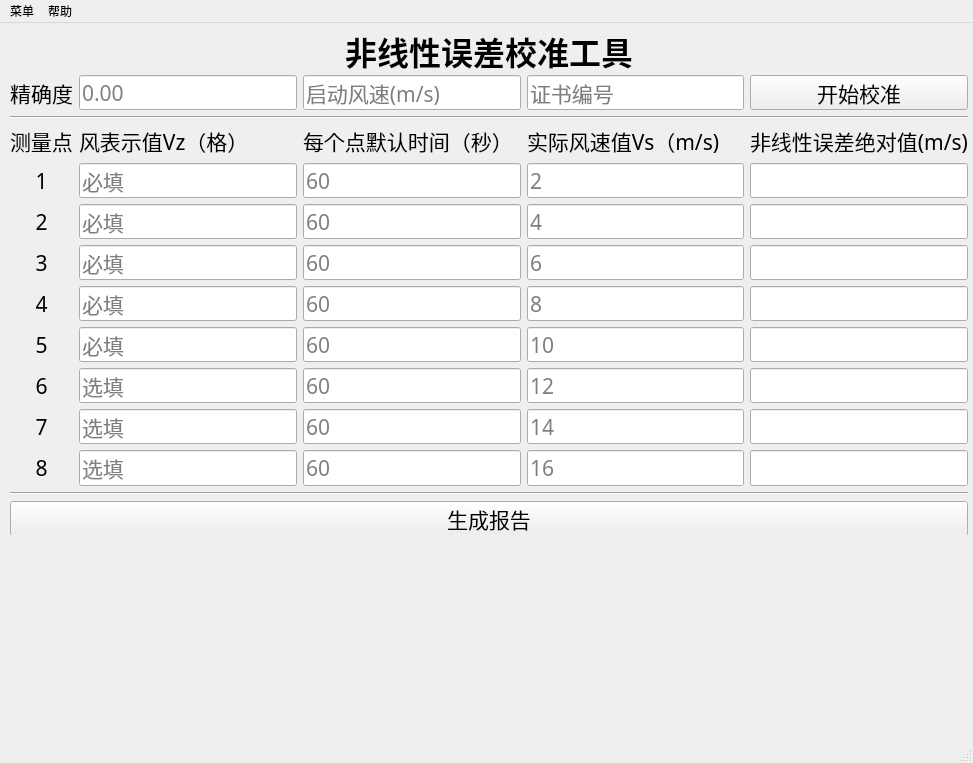
<?xml version="1.0" encoding="UTF-8"?>
<ui version="4.0">
 <class>MainWindow</class>
 <widget class="QMainWindow" name="MainWindow">
  <property name="geometry">
   <rect>
    <x>0</x>
    <y>0</y>
    <width>973</width>
    <height>763</height>
   </rect>
  </property>
  <property name="font">
   <font>
    <pointsize>20</pointsize>
   </font>
  </property>
  <property name="windowTitle">
   <string>非线性误差校准工具</string>
  </property>
  <property name="windowIcon">
   <iconset>
    <normaloff>icon.png</normaloff>icon.png</iconset>
  </property>
  <property name="styleSheet">
   <string notr="true">QPushButton
{
border-color: rgb(255, 255, 255);
}
QTextBrowser
{
border-color: rgb(255, 255, 255);
}</string>
  </property>
  <widget class="QWidget" name="centralwidget">
   <widget class="QWidget" name="verticalLayoutWidget">
    <property name="geometry">
     <rect>
      <x>10</x>
      <y>10</y>
      <width>958</width>
      <height>502</height>
     </rect>
    </property>
    <layout class="QVBoxLayout" name="verticalLayout_2">
     <item>
      <layout class="QGridLayout" name="gridLayout_3">
       <property name="sizeConstraint">
        <enum>QLayout::SetDefaultConstraint</enum>
       </property>
       <item row="1" column="2">
        <widget class="QLineEdit" name="input_02">
         <property name="font">
          <font>
           <family>微软雅黑</family>
           <pointsize>16</pointsize>
          </font>
         </property>
         <property name="text">
          <string/>
         </property>
         <property name="placeholderText">
          <string>启动风速(m/s)</string>
         </property>
        </widget>
       </item>
       <item row="7" column="4">
        <widget class="QLineEdit" name="input_44">
         <property name="font">
          <font>
           <family>微软雅黑</family>
           <pointsize>16</pointsize>
          </font>
         </property>
         <property name="autoFillBackground">
          <bool>false</bool>
         </property>
         <property name="readOnly">
          <bool>true</bool>
         </property>
        </widget>
       </item>
       <item row="9" column="4">
        <widget class="QLineEdit" name="input_64">
         <property name="font">
          <font>
           <family>微软雅黑</family>
           <pointsize>16</pointsize>
          </font>
         </property>
         <property name="autoFillBackground">
          <bool>false</bool>
         </property>
         <property name="readOnly">
          <bool>true</bool>
         </property>
        </widget>
       </item>
       <item row="3" column="4">
        <widget class="QLabel" name="label_12">
         <property name="font">
          <font>
           <family>微软雅黑</family>
           <pointsize>16</pointsize>
          </font>
         </property>
         <property name="text">
          <string>非线性误差绝对值(m/s)</string>
         </property>
        </widget>
       </item>
       <item row="6" column="3">
        <widget class="QLineEdit" name="input_33">
         <property name="font">
          <font>
           <family>微软雅黑</family>
           <pointsize>16</pointsize>
          </font>
         </property>
         <property name="placeholderText">
          <string>6</string>
         </property>
        </widget>
       </item>
       <item row="4" column="3">
        <widget class="QLineEdit" name="input_13">
         <property name="font">
          <font>
           <family>微软雅黑</family>
           <pointsize>16</pointsize>
          </font>
         </property>
         <property name="placeholderText">
          <string>2</string>
         </property>
        </widget>
       </item>
       <item row="9" column="0">
        <widget class="QLabel" name="label_11">
         <property name="font">
          <font>
           <family>微软雅黑</family>
           <pointsize>16</pointsize>
          </font>
         </property>
         <property name="text">
          <string>6</string>
         </property>
         <property name="alignment">
          <set>Qt::AlignCenter</set>
         </property>
        </widget>
       </item>
       <item row="3" column="3">
        <widget class="QLabel" name="label_4">
         <property name="font">
          <font>
           <family>微软雅黑</family>
           <pointsize>16</pointsize>
          </font>
         </property>
         <property name="text">
          <string>实际风速值Vs（m/s)</string>
         </property>
        </widget>
       </item>
       <item row="8" column="0">
        <widget class="QLabel" name="label_9">
         <property name="font">
          <font>
           <family>微软雅黑</family>
           <pointsize>16</pointsize>
          </font>
         </property>
         <property name="text">
          <string>5</string>
         </property>
         <property name="alignment">
          <set>Qt::AlignCenter</set>
         </property>
        </widget>
       </item>
       <item row="4" column="0">
        <widget class="QLabel" name="label_5">
         <property name="font">
          <font>
           <family>微软雅黑</family>
           <pointsize>16</pointsize>
          </font>
         </property>
         <property name="text">
          <string>1</string>
         </property>
         <property name="alignment">
          <set>Qt::AlignCenter</set>
         </property>
        </widget>
       </item>
       <item row="9" column="3">
        <widget class="QLineEdit" name="input_63">
         <property name="font">
          <font>
           <family>微软雅黑</family>
           <pointsize>16</pointsize>
          </font>
         </property>
         <property name="placeholderText">
          <string>12</string>
         </property>
        </widget>
       </item>
       <item row="5" column="4">
        <widget class="QLineEdit" name="input_24">
         <property name="font">
          <font>
           <family>微软雅黑</family>
           <pointsize>16</pointsize>
          </font>
         </property>
         <property name="autoFillBackground">
          <bool>false</bool>
         </property>
         <property name="readOnly">
          <bool>true</bool>
         </property>
        </widget>
       </item>
       <item row="12" column="0" colspan="5">
        <widget class="Line" name="line">
         <property name="orientation">
          <enum>Qt::Horizontal</enum>
         </property>
        </widget>
       </item>
       <item row="3" column="1">
        <widget class="QLabel" name="label_2">
         <property name="font">
          <font>
           <family>微软雅黑</family>
           <pointsize>16</pointsize>
          </font>
         </property>
         <property name="text">
          <string>风表示值Vz（格） </string>
         </property>
        </widget>
       </item>
       <item row="8" column="3">
        <widget class="QLineEdit" name="input_53">
         <property name="font">
          <font>
           <family>微软雅黑</family>
           <pointsize>16</pointsize>
          </font>
         </property>
         <property name="placeholderText">
          <string>10</string>
         </property>
        </widget>
       </item>
       <item row="8" column="2">
        <widget class="QLineEdit" name="input_52">
         <property name="font">
          <font>
           <family>微软雅黑</family>
           <pointsize>16</pointsize>
          </font>
         </property>
         <property name="placeholderText">
          <string>60</string>
         </property>
        </widget>
       </item>
       <item row="7" column="3">
        <widget class="QLineEdit" name="input_43">
         <property name="font">
          <font>
           <family>微软雅黑</family>
           <pointsize>16</pointsize>
          </font>
         </property>
         <property name="placeholderText">
          <string>8</string>
         </property>
        </widget>
       </item>
       <item row="5" column="3">
        <widget class="QLineEdit" name="input_23">
         <property name="font">
          <font>
           <family>微软雅黑</family>
           <pointsize>16</pointsize>
          </font>
         </property>
         <property name="placeholderText">
          <string>4</string>
         </property>
        </widget>
       </item>
       <item row="6" column="0">
        <widget class="QLabel" name="label_7">
         <property name="font">
          <font>
           <family>微软雅黑</family>
           <pointsize>16</pointsize>
          </font>
         </property>
         <property name="text">
          <string>3</string>
         </property>
         <property name="alignment">
          <set>Qt::AlignCenter</set>
         </property>
        </widget>
       </item>
       <item row="7" column="0">
        <widget class="QLabel" name="label_8">
         <property name="font">
          <font>
           <family>微软雅黑</family>
           <pointsize>16</pointsize>
          </font>
         </property>
         <property name="text">
          <string>4</string>
         </property>
         <property name="alignment">
          <set>Qt::AlignCenter</set>
         </property>
        </widget>
       </item>
       <item row="4" column="2">
        <widget class="QLineEdit" name="input_12">
         <property name="font">
          <font>
           <family>微软雅黑</family>
           <pointsize>16</pointsize>
          </font>
         </property>
         <property name="placeholderText">
          <string>60</string>
         </property>
        </widget>
       </item>
       <item row="3" column="2">
        <widget class="QLabel" name="label_10">
         <property name="font">
          <font>
           <family>微软雅黑</family>
           <pointsize>16</pointsize>
          </font>
         </property>
         <property name="text">
          <string>每个点默认时间（秒）</string>
         </property>
        </widget>
       </item>
       <item row="4" column="1">
        <widget class="QLineEdit" name="input_11">
         <property name="font">
          <font>
           <family>微软雅黑</family>
           <pointsize>16</pointsize>
          </font>
         </property>
         <property name="text">
          <string/>
         </property>
         <property name="placeholderText">
          <string>必填</string>
         </property>
        </widget>
       </item>
       <item row="6" column="2">
        <widget class="QLineEdit" name="input_32">
         <property name="font">
          <font>
           <family>微软雅黑</family>
           <pointsize>16</pointsize>
          </font>
         </property>
         <property name="placeholderText">
          <string>60</string>
         </property>
        </widget>
       </item>
       <item row="7" column="2">
        <widget class="QLineEdit" name="input_42">
         <property name="font">
          <font>
           <family>微软雅黑</family>
           <pointsize>16</pointsize>
          </font>
         </property>
         <property name="placeholderText">
          <string>60</string>
         </property>
        </widget>
       </item>
       <item row="6" column="4">
        <widget class="QLineEdit" name="input_34">
         <property name="font">
          <font>
           <family>微软雅黑</family>
           <pointsize>16</pointsize>
          </font>
         </property>
         <property name="autoFillBackground">
          <bool>false</bool>
         </property>
         <property name="readOnly">
          <bool>true</bool>
         </property>
        </widget>
       </item>
       <item row="5" column="0">
        <widget class="QLabel" name="label_6">
         <property name="font">
          <font>
           <family>微软雅黑</family>
           <pointsize>16</pointsize>
          </font>
         </property>
         <property name="text">
          <string>2</string>
         </property>
         <property name="alignment">
          <set>Qt::AlignCenter</set>
         </property>
        </widget>
       </item>
       <item row="5" column="2">
        <widget class="QLineEdit" name="input_22">
         <property name="font">
          <font>
           <family>微软雅黑</family>
           <pointsize>16</pointsize>
          </font>
         </property>
         <property name="placeholderText">
          <string>60</string>
         </property>
        </widget>
       </item>
       <item row="8" column="4">
        <widget class="QLineEdit" name="input_54">
         <property name="font">
          <font>
           <family>微软雅黑</family>
           <pointsize>16</pointsize>
          </font>
         </property>
         <property name="autoFillBackground">
          <bool>false</bool>
         </property>
         <property name="readOnly">
          <bool>true</bool>
         </property>
        </widget>
       </item>
       <item row="4" column="4">
        <widget class="QLineEdit" name="input_14">
         <property name="font">
          <font>
           <family>微软雅黑</family>
           <pointsize>16</pointsize>
          </font>
         </property>
         <property name="autoFillBackground">
          <bool>false</bool>
         </property>
         <property name="readOnly">
          <bool>true</bool>
         </property>
        </widget>
       </item>
       <item row="9" column="2">
        <widget class="QLineEdit" name="input_62">
         <property name="font">
          <font>
           <family>微软雅黑</family>
           <pointsize>16</pointsize>
          </font>
         </property>
         <property name="placeholderText">
          <string>60</string>
         </property>
        </widget>
       </item>
       <item row="5" column="1">
        <widget class="QLineEdit" name="input_21">
         <property name="font">
          <font>
           <family>微软雅黑</family>
           <pointsize>16</pointsize>
          </font>
         </property>
         <property name="text">
          <string/>
         </property>
         <property name="placeholderText">
          <string>必填</string>
         </property>
        </widget>
       </item>
       <item row="8" column="1">
        <widget class="QLineEdit" name="input_51">
         <property name="font">
          <font>
           <family>微软雅黑</family>
           <pointsize>16</pointsize>
          </font>
         </property>
         <property name="text">
          <string/>
         </property>
         <property name="placeholderText">
          <string>必填</string>
         </property>
        </widget>
       </item>
       <item row="9" column="1">
        <widget class="QLineEdit" name="input_61">
         <property name="font">
          <font>
           <family>微软雅黑</family>
           <pointsize>16</pointsize>
          </font>
         </property>
         <property name="text">
          <string/>
         </property>
         <property name="placeholderText">
          <string>选填</string>
         </property>
        </widget>
       </item>
       <item row="0" column="0" colspan="5">
        <widget class="QLabel" name="label">
         <property name="font">
          <font>
           <family>微软雅黑</family>
           <pointsize>24</pointsize>
           <weight>75</weight>
           <bold>true</bold>
          </font>
         </property>
         <property name="text">
          <string>非线性误差校准工具</string>
         </property>
         <property name="alignment">
          <set>Qt::AlignCenter</set>
         </property>
        </widget>
       </item>
       <item row="11" column="2">
        <widget class="QLineEdit" name="input_82">
         <property name="font">
          <font>
           <family>微软雅黑</family>
           <pointsize>16</pointsize>
          </font>
         </property>
         <property name="placeholderText">
          <string>60</string>
         </property>
        </widget>
       </item>
       <item row="6" column="1">
        <widget class="QLineEdit" name="input_31">
         <property name="font">
          <font>
           <family>微软雅黑</family>
           <pointsize>16</pointsize>
          </font>
         </property>
         <property name="text">
          <string/>
         </property>
         <property name="placeholderText">
          <string>必填</string>
         </property>
        </widget>
       </item>
       <item row="7" column="1">
        <widget class="QLineEdit" name="input_41">
         <property name="font">
          <font>
           <family>微软雅黑</family>
           <pointsize>16</pointsize>
          </font>
         </property>
         <property name="text">
          <string/>
         </property>
         <property name="placeholderText">
          <string>必填</string>
         </property>
        </widget>
       </item>
       <item row="11" column="1">
        <widget class="QLineEdit" name="input_81">
         <property name="font">
          <font>
           <family>微软雅黑</family>
           <pointsize>16</pointsize>
          </font>
         </property>
         <property name="text">
          <string/>
         </property>
         <property name="placeholderText">
          <string>选填</string>
         </property>
        </widget>
       </item>
       <item row="10" column="3">
        <widget class="QLineEdit" name="input_73">
         <property name="font">
          <font>
           <family>微软雅黑</family>
           <pointsize>16</pointsize>
          </font>
         </property>
         <property name="text">
          <string/>
         </property>
         <property name="placeholderText">
          <string>14</string>
         </property>
        </widget>
       </item>
       <item row="11" column="0">
        <widget class="QLabel" name="label_33">
         <property name="font">
          <font>
           <family>微软雅黑</family>
           <pointsize>16</pointsize>
          </font>
         </property>
         <property name="text">
          <string>8</string>
         </property>
         <property name="alignment">
          <set>Qt::AlignCenter</set>
         </property>
        </widget>
       </item>
       <item row="2" column="0" colspan="5">
        <widget class="Line" name="line_2">
         <property name="orientation">
          <enum>Qt::Horizontal</enum>
         </property>
        </widget>
       </item>
       <item row="10" column="4">
        <widget class="QLineEdit" name="input_74">
         <property name="font">
          <font>
           <family>微软雅黑</family>
           <pointsize>16</pointsize>
          </font>
         </property>
         <property name="autoFillBackground">
          <bool>false</bool>
         </property>
         <property name="readOnly">
          <bool>true</bool>
         </property>
        </widget>
       </item>
       <item row="10" column="0">
        <widget class="QLabel" name="label_32">
         <property name="font">
          <font>
           <family>微软雅黑</family>
           <pointsize>16</pointsize>
          </font>
         </property>
         <property name="text">
          <string>7</string>
         </property>
         <property name="alignment">
          <set>Qt::AlignCenter</set>
         </property>
        </widget>
       </item>
       <item row="3" column="0">
        <widget class="QLabel" name="label_3">
         <property name="font">
          <font>
           <family>微软雅黑</family>
           <pointsize>16</pointsize>
          </font>
         </property>
         <property name="text">
          <string>测量点</string>
         </property>
        </widget>
       </item>
       <item row="11" column="4">
        <widget class="QLineEdit" name="input_84">
         <property name="font">
          <font>
           <family>微软雅黑</family>
           <pointsize>16</pointsize>
          </font>
         </property>
         <property name="autoFillBackground">
          <bool>false</bool>
         </property>
         <property name="readOnly">
          <bool>true</bool>
         </property>
        </widget>
       </item>
       <item row="10" column="1">
        <widget class="QLineEdit" name="input_71">
         <property name="font">
          <font>
           <family>微软雅黑</family>
           <pointsize>16</pointsize>
          </font>
         </property>
         <property name="text">
          <string/>
         </property>
         <property name="placeholderText">
          <string>选填</string>
         </property>
        </widget>
       </item>
       <item row="10" column="2">
        <widget class="QLineEdit" name="input_72">
         <property name="font">
          <font>
           <family>微软雅黑</family>
           <pointsize>16</pointsize>
          </font>
         </property>
         <property name="placeholderText">
          <string>60</string>
         </property>
        </widget>
       </item>
       <item row="11" column="3">
        <widget class="QLineEdit" name="input_83">
         <property name="font">
          <font>
           <family>微软雅黑</family>
           <pointsize>16</pointsize>
          </font>
         </property>
         <property name="text">
          <string/>
         </property>
         <property name="placeholderText">
          <string>16</string>
         </property>
        </widget>
       </item>
       <item row="13" column="0" colspan="5">
        <widget class="QPushButton" name="btn_gen">
         <property name="font">
          <font>
           <family>微软雅黑</family>
           <pointsize>16</pointsize>
          </font>
         </property>
         <property name="text">
          <string>生成报告</string>
         </property>
        </widget>
       </item>
       <item row="1" column="0">
        <widget class="QLabel" name="label_14">
         <property name="font">
          <font>
           <family>微软雅黑</family>
           <pointsize>16</pointsize>
          </font>
         </property>
         <property name="text">
          <string>精确度</string>
         </property>
         <property name="alignment">
          <set>Qt::AlignRight|Qt::AlignTrailing|Qt::AlignVCenter</set>
         </property>
        </widget>
       </item>
       <item row="1" column="1">
        <widget class="QLineEdit" name="input_01">
         <property name="font">
          <font>
           <family>微软雅黑</family>
           <pointsize>16</pointsize>
          </font>
         </property>
         <property name="text">
          <string/>
         </property>
         <property name="placeholderText">
          <string>0.00</string>
         </property>
        </widget>
       </item>
       <item row="1" column="4">
        <widget class="QPushButton" name="btn_reg">
         <property name="font">
          <font>
           <family>微软雅黑</family>
           <pointsize>16</pointsize>
          </font>
         </property>
         <property name="cursor">
          <cursorShape>ArrowCursor</cursorShape>
         </property>
         <property name="styleSheet">
          <string notr="true"/>
         </property>
         <property name="text">
          <string>开始校准</string>
         </property>
        </widget>
       </item>
       <item row="1" column="3">
        <widget class="QLineEdit" name="input_03">
         <property name="font">
          <font>
           <family>微软雅黑</family>
           <pointsize>16</pointsize>
          </font>
         </property>
         <property name="text">
          <string/>
         </property>
         <property name="placeholderText">
          <string>证书编号</string>
         </property>
        </widget>
       </item>
      </layout>
     </item>
    </layout>
   </widget>
  </widget>
  <widget class="QMenuBar" name="menubar">
   <property name="geometry">
    <rect>
     <x>0</x>
     <y>0</y>
     <width>973</width>
     <height>23</height>
    </rect>
   </property>
   <widget class="QMenu" name="menu">
    <property name="title">
     <string>菜单</string>
    </property>
    <addaction name="action_2"/>
    <addaction name="separator"/>
    <addaction name="action_4"/>
   </widget>
   <widget class="QMenu" name="menu_2">
    <property name="title">
     <string>帮助</string>
    </property>
    <addaction name="separator"/>
    <addaction name="action_6"/>
    <addaction name="separator"/>
    <addaction name="action_8"/>
   </widget>
   <addaction name="menu"/>
   <addaction name="menu_2"/>
  </widget>
  <widget class="QStatusBar" name="statusbar"/>
  <action name="action">
   <property name="text">
    <string>使用指南</string>
   </property>
  </action>
  <action name="action_3">
   <property name="text">
    <string>关于</string>
   </property>
  </action>
  <action name="action_2">
   <property name="text">
    <string>设置</string>
   </property>
  </action>
  <action name="action_4">
   <property name="text">
    <string>退出</string>
   </property>
  </action>
  <action name="action_6">
   <property name="text">
    <string>使用指南</string>
   </property>
  </action>
  <action name="action_8">
   <property name="text">
    <string>关于</string>
   </property>
  </action>
 </widget>
 <tabstops>
  <tabstop>input_01</tabstop>
  <tabstop>input_02</tabstop>
  <tabstop>input_03</tabstop>
  <tabstop>btn_reg</tabstop>
  <tabstop>input_11</tabstop>
  <tabstop>input_12</tabstop>
  <tabstop>input_13</tabstop>
  <tabstop>input_21</tabstop>
  <tabstop>input_22</tabstop>
  <tabstop>input_23</tabstop>
  <tabstop>input_31</tabstop>
  <tabstop>input_32</tabstop>
  <tabstop>input_33</tabstop>
  <tabstop>input_41</tabstop>
  <tabstop>input_42</tabstop>
  <tabstop>input_43</tabstop>
  <tabstop>input_51</tabstop>
  <tabstop>input_52</tabstop>
  <tabstop>input_53</tabstop>
  <tabstop>input_61</tabstop>
  <tabstop>input_62</tabstop>
  <tabstop>input_63</tabstop>
  <tabstop>input_71</tabstop>
  <tabstop>input_72</tabstop>
  <tabstop>input_73</tabstop>
  <tabstop>input_81</tabstop>
  <tabstop>input_82</tabstop>
  <tabstop>input_83</tabstop>
  <tabstop>btn_gen</tabstop>
  <tabstop>input_14</tabstop>
  <tabstop>input_24</tabstop>
  <tabstop>input_34</tabstop>
  <tabstop>input_44</tabstop>
  <tabstop>input_54</tabstop>
  <tabstop>input_64</tabstop>
  <tabstop>input_74</tabstop>
  <tabstop>input_84</tabstop>
 </tabstops>
 <resources/>
 <connections>
  <connection>
   <sender>btn_reg</sender>
   <signal>clicked()</signal>
   <receiver>MainWindow</receiver>
   <slot>start()</slot>
   <hints>
    <hint type="sourcelabel">
     <x>852</x>
     <y>118</y>
    </hint>
    <hint type="destinationlabel">
     <x>844</x>
     <y>624</y>
    </hint>
   </hints>
  </connection>
  <connection>
   <sender>action_4</sender>
   <signal>triggered()</signal>
   <receiver>MainWindow</receiver>
   <slot>close()</slot>
   <hints>
    <hint type="sourcelabel">
     <x>-1</x>
     <y>-1</y>
    </hint>
    <hint type="destinationlabel">
     <x>489</x>
     <y>280</y>
    </hint>
   </hints>
  </connection>
  <connection>
   <sender>btn_gen</sender>
   <signal>clicked()</signal>
   <receiver>MainWindow</receiver>
   <slot>generate()</slot>
   <hints>
    <hint type="sourcelabel">
     <x>680</x>
     <y>518</y>
    </hint>
    <hint type="destinationlabel">
     <x>712</x>
     <y>623</y>
    </hint>
   </hints>
  </connection>
 </connections>
 <slots>
  <slot>start()</slot>
  <slot>generate()</slot>
 </slots>
</ui>
